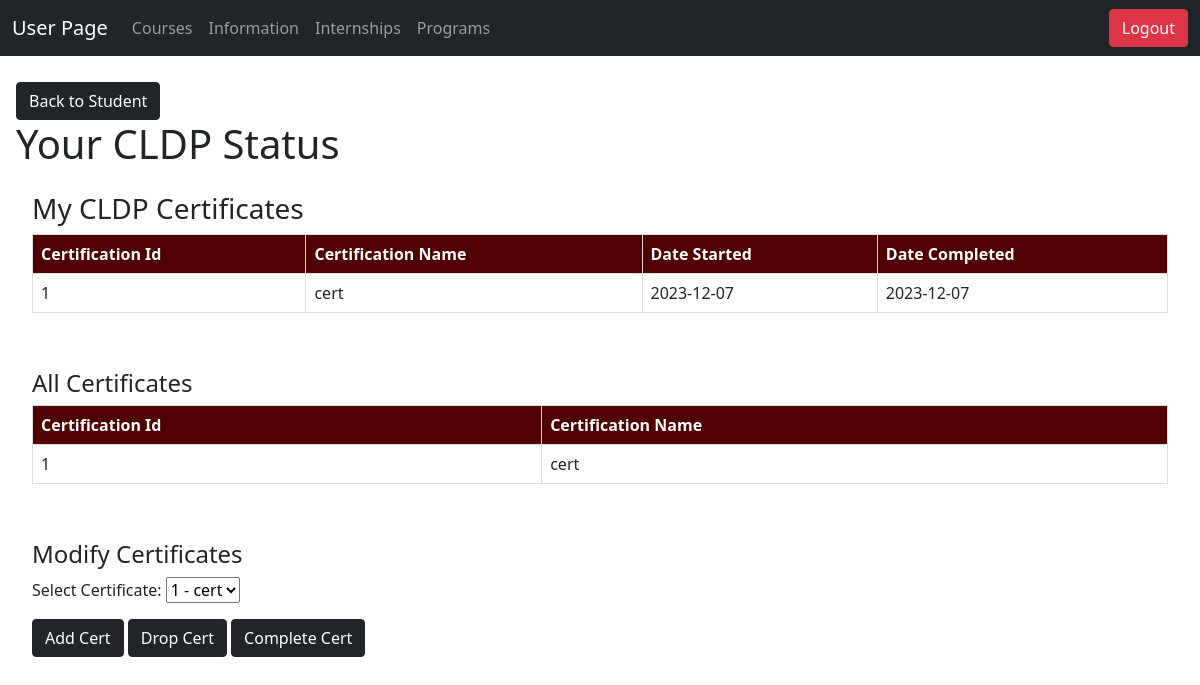
/student/track_program.php?id=2 (signed in), run on the app's committed database.
### tables this page shows
CREATE TABLE `programs` (
  `prog_id` int(11) NOT NULL,
  `prog_name` varchar(128) NOT NULL
);

CREATE TABLE `studentcerts` (
  `cert_id` int(11) NOT NULL,
  `user_id` int(11) NOT NULL,
  `sc_date_started` date NOT NULL,
  `sc_date_completed` date NOT NULL,
  `sc_affliliated_program_id` int(11) NOT NULL
);

CREATE TABLE `certifications` (
  `cert_id` int(11) NOT NULL,
  `cert_name` varchar(128) NOT NULL
);

### student/track_program.php (the view, shortened to what this page needs)
<?php
require_once "../utils/connect.php";
require "../utils/notification.php";
$userId = $_SESSION['user_id'];
$prog_id = $_GET["id"];
$sql = "SELECT prog_name FROM programs WHERE prog_id = $prog_id";
$result = $conn->query($sql);
if ($result->num_rows > 0) {
    $prog_name = $result->fetch_all(MYSQLI_ASSOC)[0]["prog_name"];
} else {
    die("Program not found for ID: $prog_id");
}
$sqlCertificates = "SELECT * FROM certifications c JOIN studentcerts sc ON c.cert_id = sc.cert_id WHERE sc.user_id = $userId AND sc.sc_affliliated_program_id = $prog_id";
$resultCertificates = $conn->query($sqlCertificates);
$certificates = $resultCertificates->fetch_all(MYSQLI_ASSOC);
$sql = "SELECT * FROM certifications";
$result = $conn->query($sql);
$certifications = $result->fetch_all(MYSQLI_ASSOC);
?>
<!DOCTYPE html>
<html lang="en">
<head>
    <link rel="stylesheet" href="/bootstrap-5.0.2-dist/css/bootstrap.min.css">
</head>
<body>
    <nav class="navbar navbar-expand-lg navbar-dark bg-dark">
        <div class="container-fluid">
            <span class="navbar-brand">User Page</span>
            <div class="collapse navbar-collapse" id="navbarNav">
                <ul class="navbar-nav">
                    <li class="nav-item">
                        <a class="nav-link" href="courses.php">Courses</a>
                    </li>
                    <li class="nav-item">
                        <a class="nav-link" href="info.php">Information</a>
                    </li>
                    <li class="nav-item">
                        <a class="nav-link" href="internships.php">Internships</a>
                    </li>
                    <li class="nav-item">
                        <a class="nav-link" href="programs.php">Programs</a>
                    </li>
                </ul>
            </div>
            <div class="navbar-nav ms-auto">
                <?php
                if (isset($_SESSION['admin_id'])) {
                    echo '<a href="../admin/users.php" class="btn btn-danger">Return to Admin</a>';
                } else {
                    echo '<a href="../utils/logout.php" class="btn btn-danger">Logout</a>';
                }
                ?>
            </div>
        </div>
    </nav>
    <div style="padding:1rem">
        <a href="programs.php" class="btn btn-dark" style="margin-top: 10px;">Back to Student</a>
        <h1>
            Your
            <?php echo $prog_name ?> Status
        </h1>
        <section>
            <h3>My
                <?php echo $prog_name ?> Certificates
            </h3>
            <table border="1">
                <tr>
                    <th>Certification Id</th>
                    <th>Certification Name</th>
                    <th>Date Started</th>
                    <th>Date Completed</th>
                </tr>
                <?php
                foreach ($certificates as $certificate) {
                    echo "<tr>";
                    echo "<td><span>{$certificate['cert_id']}</span></td>";
                    echo "<td><span>{$certificate['cert_name']}</span></td>";
                    echo "<td><span>{$certificate['sc_date_started']}</span></td>";
                    echo "<td><span>{$certificate['sc_date_completed']}</span></td>";
                    echo "</tr>";
                }
                ?>
            </table>
        </section>
        <br>
        <section>
            <h4>All Certificates
            </h4>
            <table border="1">
                <tr>
                    <th>Certification Id</th>
                    <th>Certification Name</th>
                </tr>
                <?php
                foreach ($certifications as $certificate) {
                    echo "<tr>";
                    echo "<td><span>{$certificate['cert_id']}</span></td>";
                    echo "<td><span>{$certificate['cert_name']}</span></td>";
                    echo "</tr>";
                }
                ?>
            </table>
        </section>
        <br>
        <section>
            <h4>Modify Certificates</h4>
            <form method="post" action="<?php echo htmlspecialchars($_SERVER["PHP_SELF"]) . '?id=' . $prog_id; ?>">
                <label>Select Certificate:</label>
                <select name="selected_record_id">
                    <?php
                    foreach ($certifications as $certificate) {
                        echo "<option value='{$certificate['cert_id']}'>{$certificate['cert_id']} - {$certificate['cert_name']}</option>";
                    }
                    ?>
                </select>
                <br>
                <div style="padding-top: 1rem">
                    <button type="submit" name="add_cert" class="btn btn-dark">Add Cert</button>
                    <button type="submit" name="drop_cert" class="btn btn-dark">Drop Cert</button>
                    <button type="submit" name="comp_cert" class="btn btn-dark">Complete Cert</button>
                </div>
            </form>
        </section>
    </div>
</body>
</html>

### utils/connect.php (style rules this page uses)
section { padding: 1em; }
table { width: 100%; border-collapse: collapse; }
th, td { border: 1px solid #ddd !important; padding: 8px; }
th { background-color: #500000 !important; color: white; }

### data on the page
programs: prog_name "CLDP"
studentcerts: cert "1", cert.cert_name "cert", sc_date_started "2023-12-07", sc_date_completed "2023-12-07"
certifications: cert_id "1", cert_name "cert"

### other printed values
form field selected_record_id "1 - cert"
